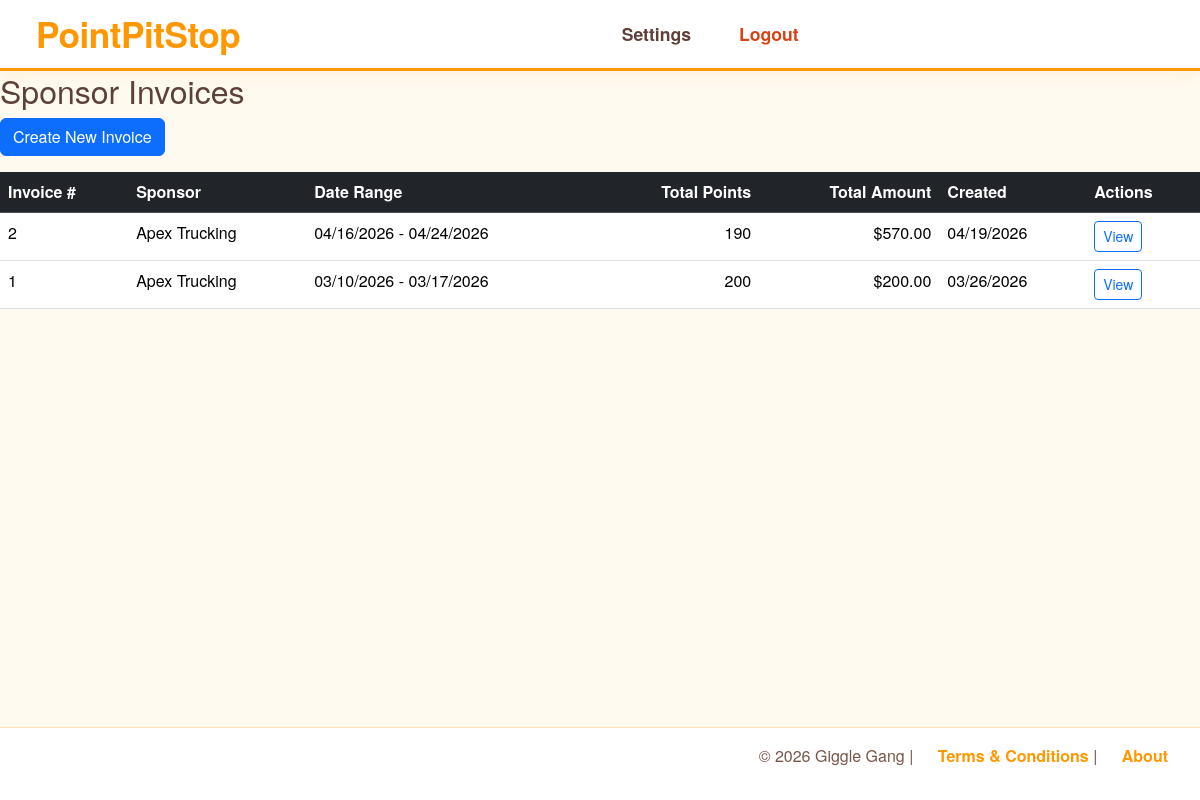
The app's page /admin/invoices (signed in) with its own data.
### models.py (models this page shows)
class Invoice(db.Model):
    __tablename__ = "invoices"
    id = db.Column(db.Integer, primary_key=True)
    company_id = db.Column(db.Integer, db.ForeignKey("sponsor_companies.id"), nullable=False)
    company = db.relationship("SponsorCompany")
    start_date = db.Column(db.Date, nullable=False)
    end_date = db.Column(db.Date, nullable=False)
    total_points = db.Column(db.Integer, nullable=False, default=0)
    total_amount = db.Column(db.DECIMAL(10,2), nullable=False, default=0.00)
    created_by = db.Column(db.Integer, db.ForeignKey("admin_profile.user_id"), nullable=False)
    created_by_admin = db.relationship("AdminProfile")
    created_date = db.Column(db.DateTime, default=datetime.now, nullable=False)
    notes = db.Column(db.String(500), nullable=True)
    items = db.relationship("InvoiceItem", back_populates="invoice", cascade="all,delete-orphan")

class SponsorCompany(db.Model):
    __tablename__ = "sponsor_companies"
    id = db.Column(db.Integer, primary_key=True)
    name = db.Column(db.String(150),unique=True,nullable=False)
    email = db.Column(db.String(120), unique=True, nullable=True,index=True)
    phone = db.Column(db.String(50), nullable=True)
    logo_filename = db.Column(db.String(255), nullable=True)
    brand_color = db.Column(db.String(255), nullable=True)
    points_conversion = db.Column(db.DECIMAL(10,2),nullable=False,default=.01)
    sponsor_users = db.relationship("SponsorProfile",back_populates="company")
    driver_links = db.relationship("DriverCompanyLink", back_populates="company")
    priceMax = db.Column(db.Integer, nullable=False, default=100)
    explicit = db.Column(db.Boolean, nullable=False, default=True)

### routes_invoice.py (the view)
@invoice_bp.route("/admin/invoices")
@admin_required
def invoice_list():
    invoices = Invoice.query.order_by(Invoice.created_date.desc()).all()
    return render_template("admin/reports/admin_invoices.html", invoices=invoices)

### app.py (called while the page is built)
@login_manager.user_loader
def load_user(user_id):
    return db.session.get(Users, int(user_id))

### routes_invoice.py (called while the page is built)
def admin_required(fn):
    @wraps(fn)
    @login_required
    def decorated(*args, **kwargs):
        if current_user.role != "admin":
            flash("Admin access required.", "danger")
            return redirect(url_for("dashboard"))
        return fn(*args, **kwargs)
    return decorated

### templates/admin/reports/admin_invoices.html (shortened to what this page needs)
{% extends "base.html" %}
{% block body %}
    <h2>Sponsor Invoices</h2>
    <div class="mb-3">
        <a href="{{ url_for('invoice.invoice_create') }}" class="btn btn-primary">Create New Invoice</a>
    </div>
    {% if invoices %}
    <table class="table table-hover report-table">
        <thead class="table-dark">
            <tr>
                <th>Invoice #</th>
                <th>Sponsor</th>
                <th>Date Range</th>
                <th class="text-end">Total Points</th>
                <th class="text-end">Total Amount</th>
                <th>Created</th>
                <th>Actions</th>
            </tr>
        </thead>
        <tbody>
            {% for invoice in invoices %}
            <tr>
                <td>{{ invoice.id }}</td>
                <td>{{ invoice.company.name }}</td>
                <td>{{ invoice.start_date.strftime('%m/%d/%Y') }} - {{ invoice.end_date.strftime('%m/%d/%Y') }}</td>
                <td class="text-end">{{ invoice.total_points }}</td>
                <td class="text-end">${{ "%.2f"|format(invoice.total_amount) }}</td>
                <td>{{ invoice.created_date.strftime('%m/%d/%Y') }}</td>
                <td>
                    <a href="{{ url_for('invoice.invoice_view', invoice_id=invoice.id) }}" class="btn btn-sm btn-outline-primary">View</a>
                </td>
            </tr>
            {% endfor %}
        </tbody>
    </table>
    {% else %}
    <p class="text-muted">No invoices have been created yet.</p>
    {% endif %}
{% endblock %}

### static/css/style.css (style rules this page uses)
body { display: flex; flex-direction: column; font-family: 'Quicksand', 'Helvetica Neue', Helvetica, Arial, sans-serif; margin: 0; min-height: 100vh; background-color: #fffaf0; color: #5d4037; }

### records on screen
Invoice: id "2", company.name "Apex Trucking", start_date "04/16/2026", end_date "04/24/2026", total_points "190", total_amount "570.00", created_date "04/19/2026"
Invoice: id "1", company.name "Apex Trucking", start_date "03/10/2026", end_date "03/17/2026", total_points "200", total_amount "200.00", created_date "03/26/2026"
